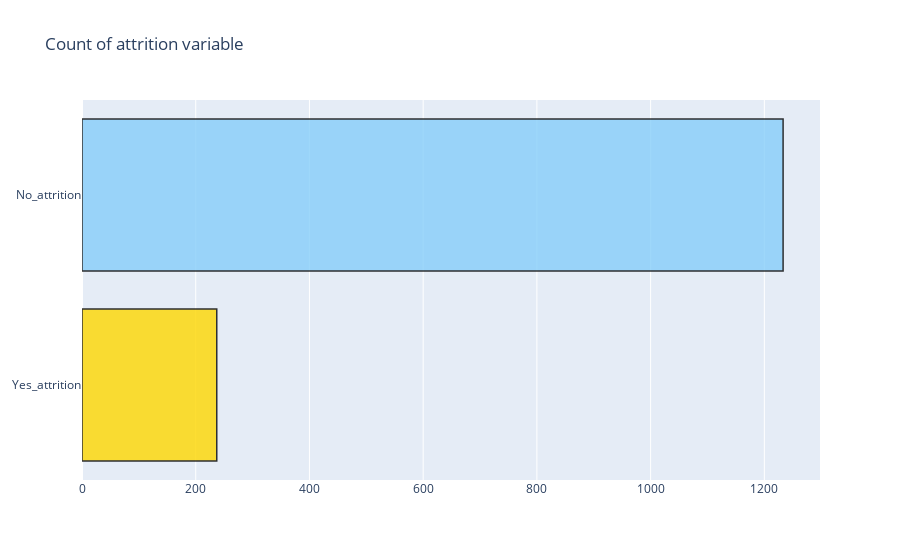

The notebook cell saved with this chart:
### Code cell
attrition = dataset[(dataset['Attrition'] != 0)]
no_attrition = dataset[(dataset['Attrition'] == 0)]

#------------COUNT-----------------------
trace = go.Bar(x = (len(attrition), len(no_attrition)), y = ['Yes_attrition', 'No_attrition'], orientation = 'h', opacity = 0.8, marker=dict(
        color=['gold', 'lightskyblue'],
        line=dict(color='#000000',width=1.5)))

layout = dict(title =  'Count of attrition variable')
                    
fig = dict(data = [trace], layout=layout)
py.iplot(fig)

### Figure 1 — Plotly figure (JSON) as saved in the notebook; plotly's stock layout.template omitted (floating-point values rounded to 4 significant figures)
{"data": [{"marker": {"color": ["gold", "lightskyblue"], "line": {"color": "#000000", "width": 1.5}}, "opacity": 0.8, "orientation": "h", "type": "bar", "x": [237, 1233], "y": ["Yes_attrition", "No_attrition"]}], "layout": {"title": {"text": "Count of attrition variable"}}}
